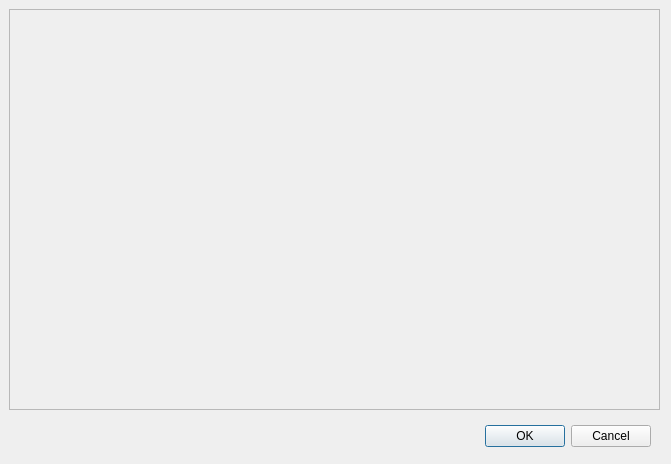
<?xml version="1.0" encoding="UTF-8"?>
<ui version="4.0">
 <class>ChartView</class>
 <widget class="QDialog" name="ChartView">
  <property name="geometry">
   <rect>
    <x>0</x>
    <y>0</y>
    <width>671</width>
    <height>464</height>
   </rect>
  </property>
  <property name="windowTitle">
   <string>Dialog</string>
  </property>
  <widget class="QDialogButtonBox" name="buttonBox">
   <property name="geometry">
    <rect>
     <x>310</x>
     <y>420</y>
     <width>341</width>
     <height>32</height>
    </rect>
   </property>
   <property name="orientation">
    <enum>Qt::Horizontal</enum>
   </property>
   <property name="standardButtons">
    <set>QDialogButtonBox::Cancel|QDialogButtonBox::Ok</set>
   </property>
  </widget>
  <widget class="QFrame" name="frmChartMain">
   <property name="geometry">
    <rect>
     <x>9</x>
     <y>9</y>
     <width>651</width>
     <height>401</height>
    </rect>
   </property>
   <property name="frameShape">
    <enum>QFrame::StyledPanel</enum>
   </property>
   <property name="frameShadow">
    <enum>QFrame::Raised</enum>
   </property>
  </widget>
 </widget>
 <resources/>
 <connections>
  <connection>
   <sender>buttonBox</sender>
   <signal>accepted()</signal>
   <receiver>ChartView</receiver>
   <slot>accept()</slot>
   <hints>
    <hint type="sourcelabel">
     <x>528</x>
     <y>434</y>
    </hint>
    <hint type="destinationlabel">
     <x>157</x>
     <y>274</y>
    </hint>
   </hints>
  </connection>
  <connection>
   <sender>buttonBox</sender>
   <signal>rejected()</signal>
   <receiver>ChartView</receiver>
   <slot>reject()</slot>
   <hints>
    <hint type="sourcelabel">
     <x>596</x>
     <y>440</y>
    </hint>
    <hint type="destinationlabel">
     <x>286</x>
     <y>274</y>
    </hint>
   </hints>
  </connection>
 </connections>
</ui>
